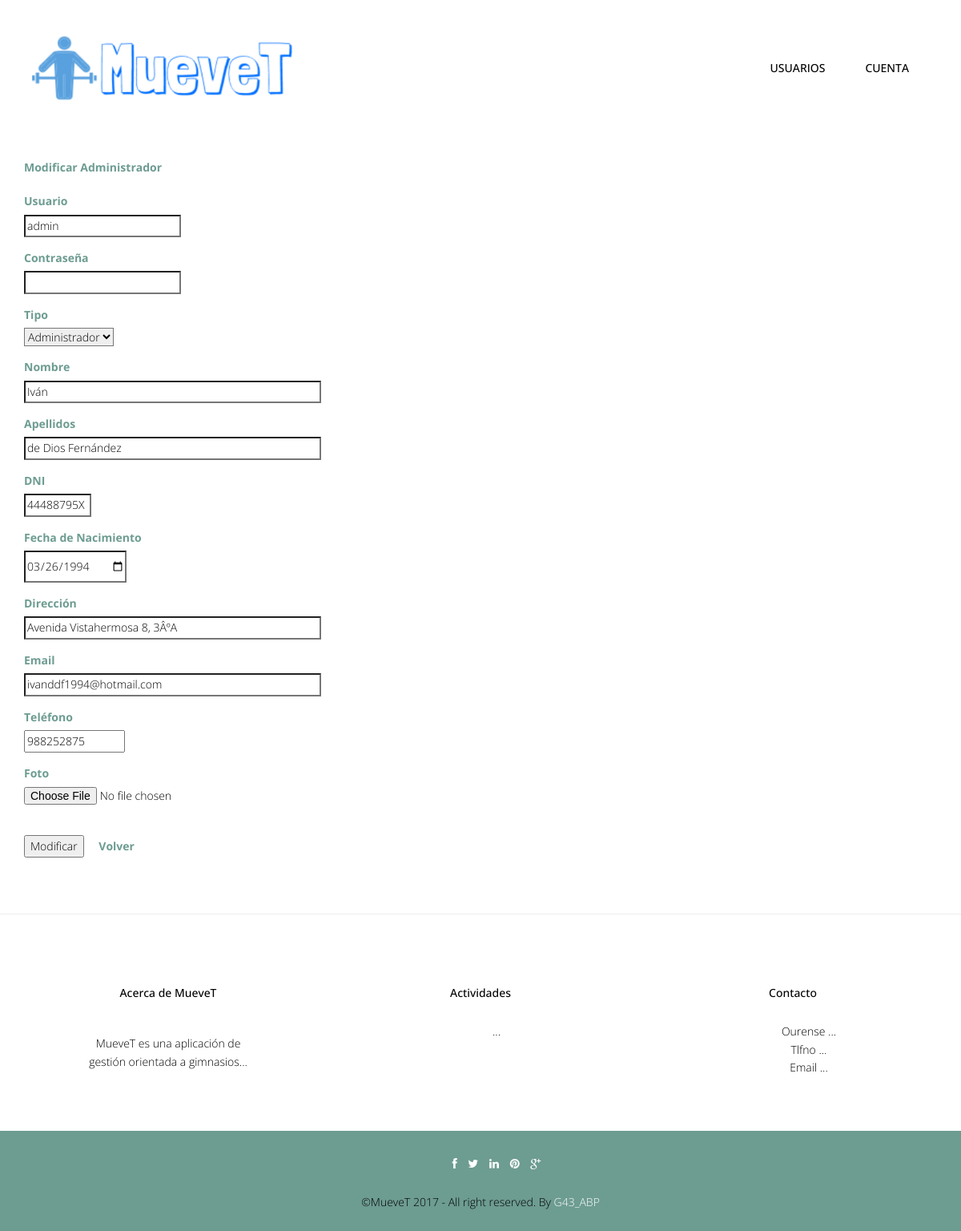
The page /abp/Controllers/USUARIO_Controller.php?userName=admin&accion=Modificar (signed in) on the database its author committed.
### tables this page shows
CREATE TABLE IF NOT EXISTS `usuario` (
  `userName` varchar(20) NOT NULL,
  `password` varchar(128) NOT NULL,
  `tipoUsuario` int(10) NOT NULL,
  `nombre` varchar(20) NOT NULL,
  `apellidos` varchar(70) NOT NULL,
  `dni` varchar(9) NOT NULL,
  `fechaNac` date NOT NULL,
  `direccion` varchar(80) DEFAULT NULL,
  `telefono` int(15) DEFAULT NULL,
  `email` varchar(30) DEFAULT NULL,
  `foto` varchar(500) DEFAULT NULL
);

CREATE TABLE IF NOT EXISTS `rol` (
  `idRol` int(10) NOT NULL,
  `nombreRol` varchar(45) NOT NULL
);

### abp/Models/USUARIO_Model.php (called while the page is built, shortened)
<?php
include '../Functions/LibraryFunctions.php';
class USUARIO_Modelo {
    var $userName;
    var $tipoUsuario;
    var $mysqli;
    function __construct($userName, $password, $tipoUsuario, $nombre, $apellidos, $dni, $fechaNac, $direccion, $telefono, $email, $foto, $cuentaBanc, $tipoDeportista, $metodoPago) {
        $this->userName = $userName;
        $this->tipoUsuario = $tipoUsuario;
    }
    function ConectarBD() {
        $this->mysqli = new mysqli("localhost", "root", "", "gymgest");
    }
    function RellenaDatos() {
        if ($this->tipoUsuario == 1) {
            $sql = "SELECT * FROM USUARIO WHERE USUARIO.userName = '" . $this->userName . "'";
        } else if ($this->tipoUsuario == 2) {
            $sql = "SELECT * FROM USUARIO, ENTRENADOR WHERE USUARIO.userName = ENTRENADOR.userName AND ENTRENADOR.userName = '" . $this->userName . "'";
        } else if ($this->tipoUsuario == 3) {
            $sql = "SELECT * FROM USUARIO, DEPORTISTA WHERE USUARIO.userName = DEPORTISTA.userName AND DEPORTISTA.userName = '" . $this->userName . "'";
        }
        if (!($resultado = $this->mysqli->query($sql))) {
            return 'Error en la consulta sobre la base de datos';
        } else {
            $result = $resultado->fetch_array();
            return $result;
        }
    }
}
?>

### abp/Views/USUARIO_EDIT_Vista.php (the view, shortened to what this page needs)
<?php
class USUARIO_Modificar {
    private $valores;
    private $volver;
    function __construct($valores, $volver) {
        $this->valores = $valores;
        $this->volver = $volver;
        $this->render();
    }
    function render() {
        ?>
        <div class="container" >
            <form  id="form" name="form" action='USUARIO_Controller.php?user=admin'  method='post'   enctype="multipart/form-data">
                <div class="form-group" >
                    <label class="control-label" ><?php echo $strings['Modificar Administrador']; ?></label><br>
                </div>
                <div class="form-group">
                    <label class="control-label" ><?php echo $strings['userName']; ?></label><br>
                    <input class="form" id="userName" name="userName" size="25" type="text" required="true" readonly="true" value="<?php echo $this->valores['userName']; ?>">
                </div>
                <div class="form-group">
                    <label class="control-label" ><?php echo $strings['password']; ?></label><br>
                    <input class="form" id="password" name="password" size="25" type="password" required="true"/>
                </div>
                <div class="form-group">
                    <label class="control-label" ><?php echo $strings['tipoUsuario']; ?></label><br>
                    <select name="tipoUsuario" id="tipoUsuario">
                        <option value="<?php echo ConsultarNOMRol($this->valores['tipoUsuario']); ?>" selected><?php echo ConsultarNOMRol($this->valores['tipoUsuario']); ?></option>
                    </select>
                </div>
                <div class="form-group">
                    <label class="control-label" ><?php echo $strings['nombre']; ?></label><br>
                    <input class="form" id="nombre" name="nombre" size="50" type="text" required="true" value="<?php echo $this->valores['nombre']; ?>">
                </div>
                <div class="form-group">
                    <label class="control-label" ><?php echo $strings['apellidos']; ?></label><br>
                    <input class="form" id="apellidos" name="apellidos" size="50" type="text" required="true" value="<?php echo $this->valores['apellidos']; ?>">
                </div>
                <div class="form-group">
                    <label class="control-label" ><?php echo $strings['dni']; ?></label><br>
                    <input class="form" id="dni" name="dni" size="9" type="text" required="true" value="<?php echo $this->valores['dni']; ?>">
                </div>
                <div class="form-group">
                    <label class="control-label" ><?php echo $strings['fechaNac']; ?></label><br>
                    <input class="form" id="fechaNac" name="fechaNac" type="date" required="true" value="<?php echo $this->valores['fechaNac']; ?>">
                </div>
                <div class="form-group">
                    <label class="control-label" ><?php echo $strings['direccion']; ?></label><br>
                    <input class="form" id="direccion" name="direccion" size="50" type="text" required="true" value="<?php echo $this->valores['direccion']; ?>">
                </div>
                <div class="form-group">
                    <label class="control-label" ><?php echo $strings['email']; ?></label><br>
                    <input class="form" id="email" name="email" size="50" type="email" required="true" value="<?php echo $this->valores['email']; ?>">
                </div>
                <div class="form-group">
                    <label class="control-label" ><?php echo $strings['telefono']; ?></label><br>
                    <input class="form" id="telefono" name="telefono" size="15" type="numeric" required="true" value="<?php echo $this->valores['telefono']; ?>">
                </div>
                <div class="form-group">
                    <label class="control-label" ><?php echo $strings['foto']; ?></label><br>
                    <input type="file" name="foto" accept="image/*" value="<?php echo $this->valores['foto']; ?>">
                </div>
                <br>
                <input type = 'submit' name = 'accion' value = '<?php echo $strings['Modificar'] ?>'  onclick="return valida_envia_USUARIO()" >
                <a class="form-link" href='<?php echo $this->volver ?> '><?php echo $strings['Volver']; ?> </a>
            </form>
        </div>
        <?php
        include '../Views/footer.php';
    }
}
?>

### abp/css/style.css (style rules this page uses)
body { font-family:'Open Sans', Arial, sans-serif; font-size:14px; font-weight:300; line-height:1.6em; color:#000; background-color:#fff; }
form { margin-top:50px; margin-bottom:50px; }
label { color:#6D9C91; font-size:14px; }
.link-list ul,li,a { color:#000; list-style:none; }
.form-link { font-weight:bold; color: #6D9C91 !important; margin-left: 15px; }

### abp/css/overwrite.css (style rules this page uses)
select, textarea, input[type="text"], input[type="password"], input[type="datetime"], input[type="datetime-local"], input[type="date"], input[type="month"], input[type="time"], input[type="week"], input[type="number"], input[type="email"], input[type="url"], input[type="search"], input[type="tel"], input[type="color"], .uneditable-input { -webkit-border-radius: 0; -moz-border-radius: 0; border-radius: 0; }

### rows shown on the page
usuario: userName "admin", tipoUsuario "Administrador", nombre "Iván", apellidos "de Dios Fernández", dni "44488795X", fechaNac "03/26/1994", direccion "Avenida Vistahermosa 8, 3ÂºA", email "ivanddf1994@hotmail.com", telefono "988252875"

### other values the page prints
$strings['Cuenta'] "CUENTA"
$strings['Modificar Administrador'] "Modificar Administrador"
$strings['userName'] "Usuario"
$strings['password'] "Contraseña"
$strings['tipoUsuario'] "Tipo"
$strings['nombre'] "Nombre"
$strings['apellidos'] "Apellidos"
$strings['dni'] "DNI"
$strings['fechaNac'] "Fecha de Nacimiento"
$strings['direccion'] "Dirección"
$strings['email'] "Email"
$strings['telefono'] "Teléfono"
$strings['foto'] "Foto"
$strings['Volver'] "Volver"
